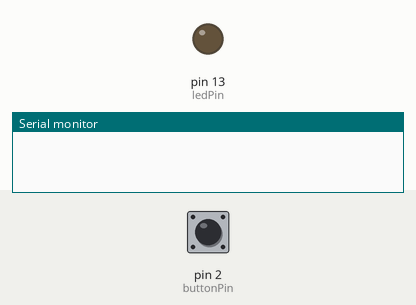
Bench run of a sketch on a simulated Arduino Uno, built with avr-gcc and run on an emulated ATmega328P. On the bench: output pins drawn as LEDs (lit = HIGH), the last lines printed to the serial monitor. The inputs (shaded band) are chosen by the test bench; at power-on: pin 2 (buttonPin) LOW.

Above: at 1.2 s.
1.3 s: pin 2 (buttonPin) pulled HIGH for 0.15 s
At 1.37 s:
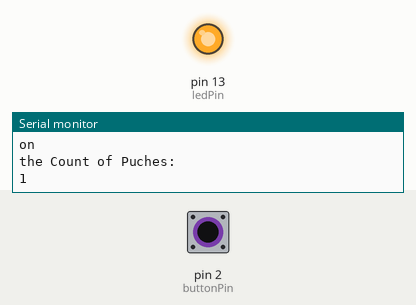
2.9 s: pin 2 (buttonPin) pulled HIGH for 3.2 s
At 7.0 s:
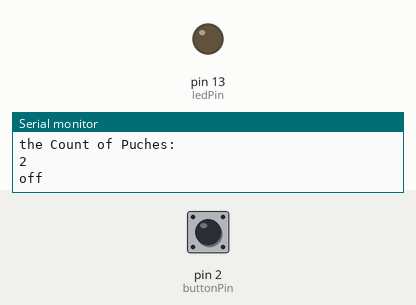
Timing chart, 0 to 8.5 s (numbered marks = the images above; inputs shaded):
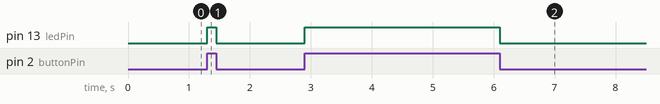

Measured:
- after the input at 1.3 s, pin 13 (ledPin): LOW → HIGH at once, → LOW 0.15 s later
- after the input at 2.9 s, pin 13 (ledPin): LOW → HIGH at once, → LOW 3.2 s later

The sketch:

StateChangeDetection.ino
```cpp
/*
 * State change detection
 */

// 定义端口
const int ledPin = 13;
const int buttonPin = 2;

// 设置变量
int currentButtonState = 0;
int lastButtonState = 0;
int count = 0;

void setup() {
  // 初始化端口
  pinMode(ledPin, OUTPUT);
  pinMode(buttonPin, INPUT);
  // 设定串行通信的波特率
  Serial.begin(9600);
}

void loop() {
  // 读取按键端口数据
  currentButtonState = digitalRead(buttonPin);


  if (currentButtonState != lastButtonState){  // 检测按键状态是否与上一状态一样
    if (currentButtonState == HIGH){           // 若不一样，则判断当前按键状态是否为按下
      digitalWrite(ledPin, HIGH);
      count++;
      Serial.println("on");
      Serial.println("the Count of Puches: ");
      Serial.println(count);
      }
      else{
        digitalWrite(ledPin, LOW);
        Serial.println("off");
        }
    delay(100);
    }
  lastButtonState = currentButtonState;

}
```
